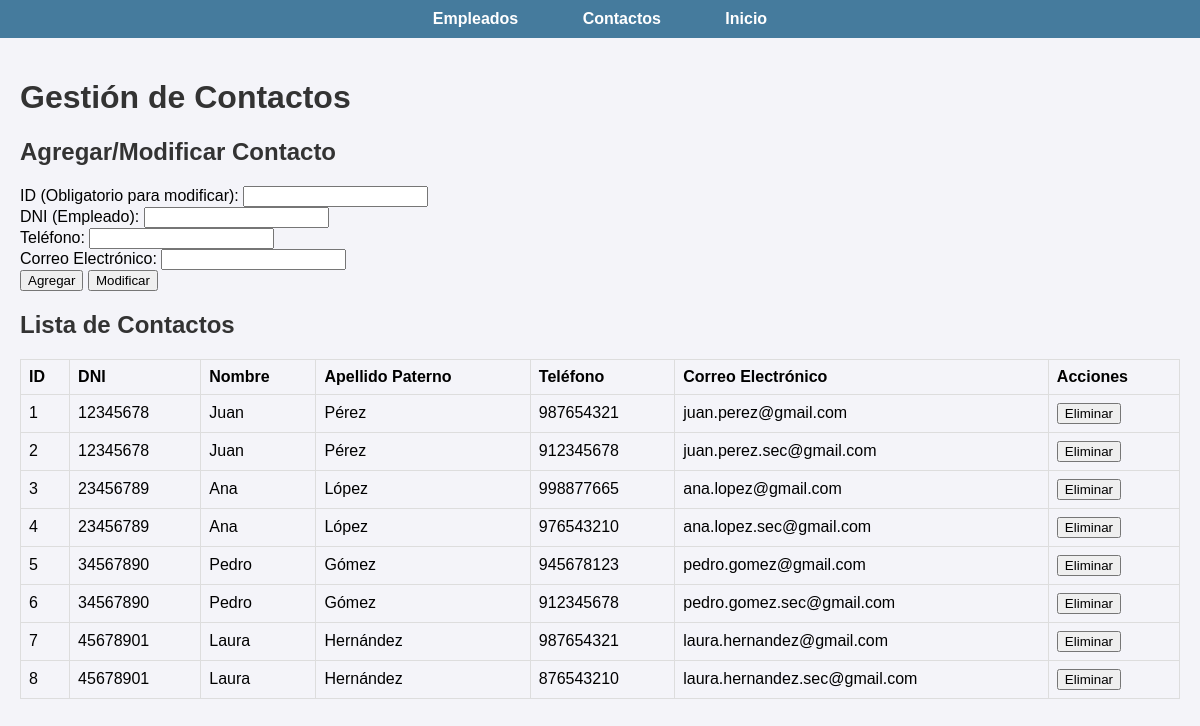
/contactos.php, run on the app's committed database.
### tables this page shows
CREATE TABLE M_Con (
    id INT PRIMARY KEY AUTO_INCREMENT,
    dni CHAR(8),
    tel CHAR(9) NOT NULL,
    ema VARCHAR(40),
    FOREIGN KEY (dni) REFERENCES M_Emp(dni) ON DELETE CASCADE
);

CREATE TABLE M_Emp (
    dni CHAR(8) PRIMARY KEY,
    nom VARCHAR(30) NOT NULL,
    apePat VARCHAR(30) NOT NULL,
    apeMat VARCHAR(30) NOT NULL,
    id_Rol CHAR(2),
    FOREIGN KEY (id_Rol) REFERENCES M_Rol(idRol)
);

### contactos.php (the view, shortened to what this page needs)
<?php
function getPDOConnection() {
    $host = 'localhost';
    $dbname = 'universe_arcade_db';
    $username = 'root';
    $password = 'root';
    $dsn = "mysql:host=$host;dbname=$dbname;charset=utf8mb4";
    $options = [
        PDO::ATTR_ERRMODE => PDO::ERRMODE_EXCEPTION,
        PDO::ATTR_DEFAULT_FETCH_MODE => PDO::FETCH_ASSOC,
    ];
    try {
        return new PDO($dsn, $username, $password, $options);
    } catch (PDOException $e) {
        die('Error de conexión: ' . $e->getMessage());
    }
}
$pdo = getPDOConnection();
$contactos = [];
try {
    $stmt = $pdo->query('CALL ListarContactos()');
    $contactos = $stmt->fetchAll();
} catch (PDOException $e) {
    $error = 'Error al listar contactos: ' . $e->getMessage();
}
?>
<!DOCTYPE html>
<html lang="es">
<head>
</head>
<body>
    <div class="navbar">
        <a href="empleados.php">Empleados</a>
        <a href="contacto.php">Contactos</a>
        <a href="index.php">Inicio</a>
    </div>
    <div class="content">
        <h1>Gestión de Contactos</h1>
        <h2>Agregar/Modificar Contacto</h2>
        <form method="POST">
            <label for="id">ID (Obligatorio para modificar):</label>
            <input type="text" id="id" name="id" maxlength="10">
            <br>
            <label for="dni">DNI (Empleado):</label>
            <input type="text" id="dni" name="dni" maxlength="8" required>
            <br>
            <label for="tel">Teléfono:</label>
            <input type="text" id="tel" name="tel" maxlength="9" required>
            <br>
            <label for="ema">Correo Electrónico:</label>
            <input type="email" id="ema" name="ema" maxlength="40">
            <br>
            <button type="submit" name="agregar">Agregar</button>
            <button type="submit" name="modificar">Modificar</button>
        </form>
        <h2>Lista de Contactos</h2>
        <table>
            <thead>
                <tr>
                    <th>ID</th>
                    <th>DNI</th>
                    <th>Nombre</th>
                    <th>Apellido Paterno</th>
                    <th>Teléfono</th>
                    <th>Correo Electrónico</th>
                    <th>Acciones</th>
                </tr>
            </thead>
            <tbody>
                <?php foreach ($contactos as $contacto): ?>
                    <tr>
                        <td><?= htmlspecialchars($contacto['id']) ?></td>
                        <td><?= htmlspecialchars($contacto['dni']) ?></td>
                        <td><?= htmlspecialchars($contacto['nombre']) ?></td>
                        <td><?= htmlspecialchars($contacto['apellido_paterno']) ?></td>
                        <td><?= htmlspecialchars($contacto['tel']) ?></td>
                        <td><?= htmlspecialchars($contacto['ema']) ?></td>
                        <td>
                            <form method="POST" style="display:inline;">
                                <button type="submit" name="eliminar">Eliminar</button>
                            </form>
                        </td>
                    </tr>
                <?php endforeach; ?>
            </tbody>
        </table>
    </div>
</body>
</html>

### contactos.php (style rules this page uses)
body { font-family: Arial, sans-serif; background-color: #f4f4f9; margin: 0; padding: 0; }
h1, h2 { color: #333; }
.navbar { background-color: #457b9d; padding: 10px; text-align: center; }
.navbar a { color: white; text-decoration: none; padding: 10px 20px; margin: 0 10px; font-weight: bold; }
.content { padding: 20px; }
table { width: 100%; border-collapse: collapse; margin-top: 20px; }
table, th, td { border: 1px solid #ddd; }
th, td { padding: 8px; text-align: left; }
th { background-color: #f4f4f9; }

### data on the page
m_con: id "1", dni "12345678", dni.nom "Juan", dni.apePat "Pérez", tel "987654321", ema "juan.perez@gmail.com"
m_con: id "2", dni "12345678", dni.nom "Juan", dni.apePat "Pérez", tel "912345678", ema "juan.perez.sec@gmail.com"
m_con: id "3", dni "23456789", dni.nom "Ana", dni.apePat "López", tel "998877665", ema "ana.lopez@gmail.com"
m_con: id "4", dni "23456789", dni.nom "Ana", dni.apePat "López", tel "976543210", ema "ana.lopez.sec@gmail.com"
m_con: id "5", dni "34567890", dni.nom "Pedro", dni.apePat "Gómez", tel "945678123", ema "pedro.gomez@gmail.com"
m_con: id "6", dni "34567890", dni.nom "Pedro", dni.apePat "Gómez", tel "912345678", ema "pedro.gomez.sec@gmail.com"
m_con: id "7", dni "45678901", dni.nom "Laura", dni.apePat "Hernández", tel "987654321", ema "laura.hernandez@gmail.com"
m_con: id "8", dni "45678901", dni.nom "Laura", dni.apePat "Hernández", tel "876543210", ema "laura.hernandez.sec@gmail.com"
